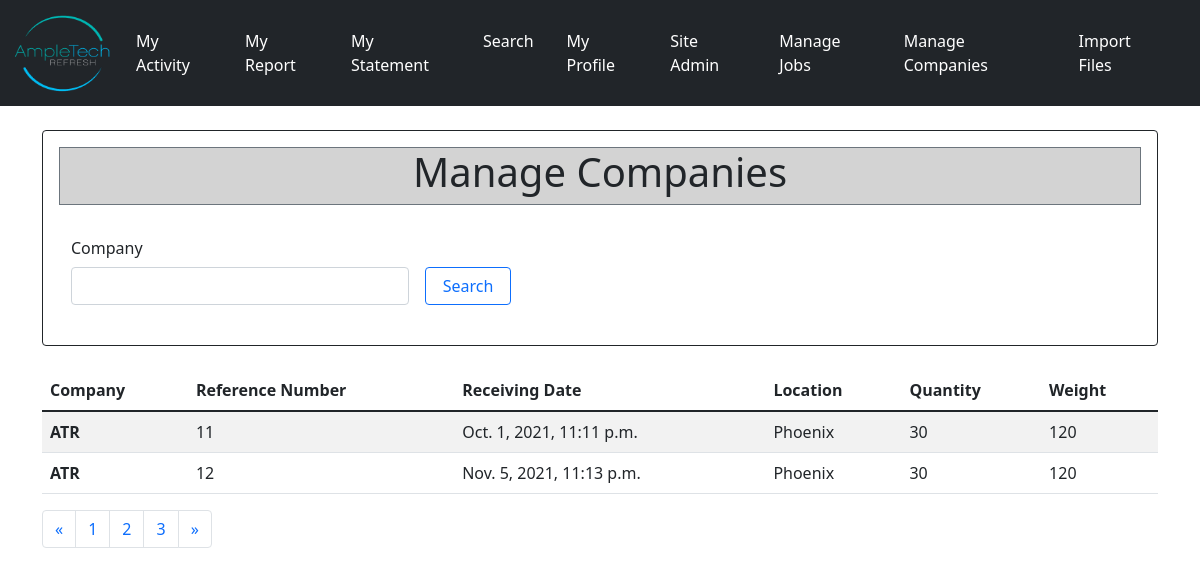
/companies, run on the app's committed database.
### Sales/models.py (models this page shows, shortened)
class Activity(models.Model):
    jobnumber = models.CharField('Job Number', max_length=120)
    refnumber = models.IntegerField('Reference Number')
    rdate = models.DateTimeField('Receiving Date')
    company = models.CharField('Company', max_length=120)
    location = models.CharField('Location', max_length=120)
    quantity = models.IntegerField('Quantity')
    weight = models.IntegerField('Weight')

### Sales/views.py (the view)
# urls.py: path('companies', views.companies, name="companies"),
def companies(request):
    if request.method == "POST":
        companysearched = request.POST['companysearched']
        activitiesj = Activity.objects.filter(company__icontains=companysearched)
        return render(request, 'Sales/companies.html', {'companysearched': companysearched,
                                                   'activitiesj': activitiesj})
    else:
        activity_list = Activity.objects.all()
        return render(request, 'Sales/companies.html', {'activity_list': activity_list})

### Sales/templates/Sales/companies.html (shortened to what this page needs)
{% extends 'Sales/base.html' %}
{% block content %}
<div class="card border-dark mb-4">
  <div class="card-body mb-4">
<center><div class="container border border-secondary" style="background-color: lightgrey">
<h1>Manage Companies</h1>
</div></center>
<br/>
<form class="row g-3" method="POST" action="{% url 'companies' %}">
  <div class="col-md-4" style="padding-left: 20px">
    <label class="col-sm-4 col-form-label">Company</label>
    <input type="text" class="form-control" name="companysearched" placeholder="">
  </div>
  <div class="col-3" style="padding-top: 38px">
    <button type="text" class="btn btn-outline-primary col-4">Search</button>
  </div>
</form>
  </div>
</div>
<table class="table table-striped table-hover">
  <thead>
{% if companysearched %}
{% else %}
    <tr>
      <th scope="col">Company</th>
      <th scope="col">Reference Number</th>
        <th scope="col">Receiving Date</th>
        <th scope="col">Location</th>
        <th scope="col">Quantity</th>
        <th scope="col">Weight</th>
    </tr>
  </thead>
  <tbody>
    {% for activity in activity_list %}
    <tr>
      <th scope="row">{{activity.company}}</th>
      <td>{{activity.refnumber}}</td>
        <td>{{activity.rdate}}</td>
        <td>{{activity.location}}</td>
        <td>{{activity.quantity}}</td>
        <td>{{activity.weight}}</td>
      {% endfor %}
    </tr>
  </tbody>
</table>
{% endif %}
<nav aria-label="Page navigation example">
  <ul class="pagination">
    <li class="page-item">
      <a class="page-link" href="#" aria-label="Previous">
        <span aria-hidden="true">&laquo;</span>
      </a>
    </li>
    <li class="page-item"><a class="page-link" href="#">1</a></li>
    <li class="page-item"><a class="page-link" href="#">2</a></li>
    <li class="page-item"><a class="page-link" href="#">3</a></li>
    <li class="page-item">
      <a class="page-link" href="#" aria-label="Next">
        <span aria-hidden="true">&raquo;</span>
      </a>
    </li>
  </ul>
</nav>
{% endblock %}

### data on the page
Activity: company "ATR", refnumber "11", rdate "Oct. 1, 2021, 11:11 p.m.", location "Phoenix", quantity "30", weight "120"
Activity: company "ATR", refnumber "12", rdate "Nov. 5, 2021, 11:13 p.m.", location "Phoenix", quantity "30", weight "120"
